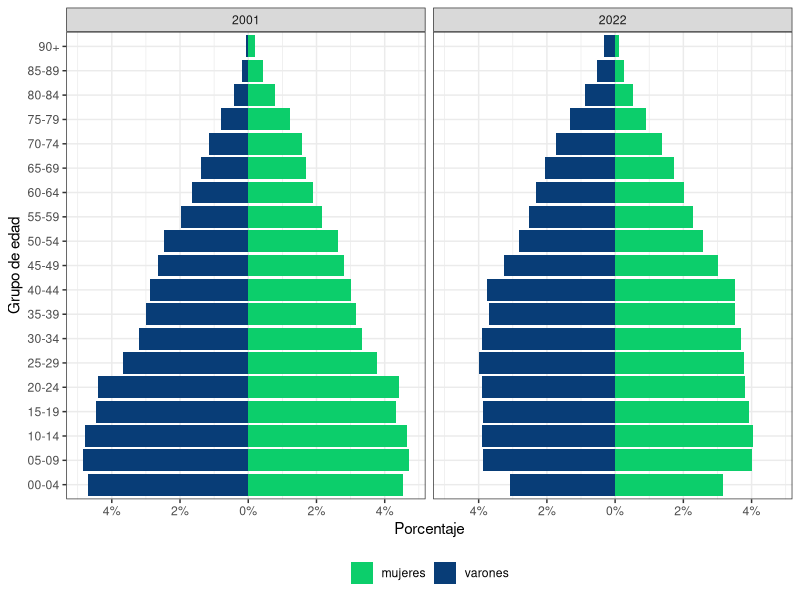
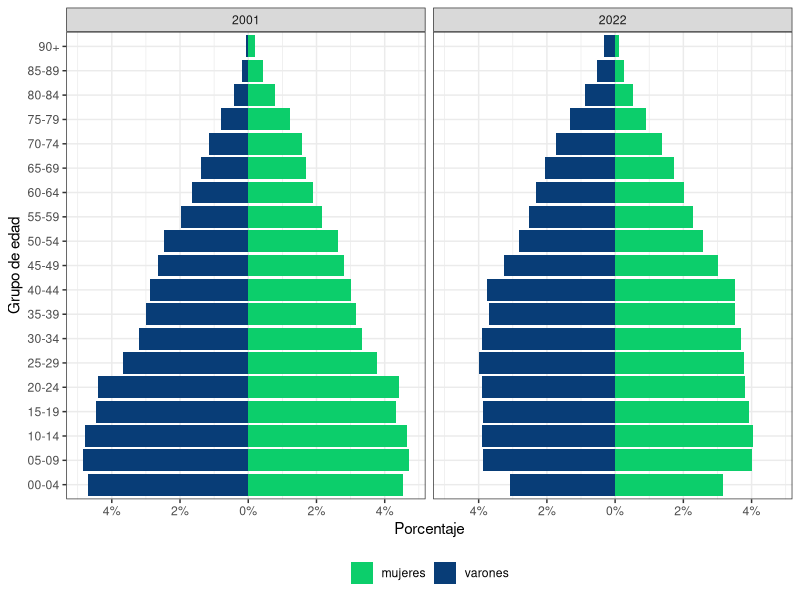

Recreate these plots in R, in order.
library(tidyverse)

niveles_edad <- c(
  "00-04","05-09","10-14","15-19","20-24","25-29",
  "30-34","35-39","40-44","45-49","50-54",
  "55-59","60-64","65-69","70-74","75-79",
  "80-84","85-89","90+"
)

## 2001

base_2001 <- tribble(
  ~edad_quinquenal, ~Varon, ~Mujer,
  "0-4",1703190,1646088,
  "5-9",1760659,1710558,
  "10-14",1738744,1688456,
  "15-19",1613030,1575274,
  "20-24",1597939,1601400,
  "25-29",1329493,1365848,
  "30-34",1159698,1205205,
  "35-39",1086600,1143017,
  "40-44",1043147,1093389,
  "45-49",959135,1012776,
  "50-54",895127,955354,
  "55-59",718159,785887,
  "60-64",597259,687078,
  "65-69",499544,610244,
  "70-74",422426,574099,
  "75-79",289055,438840,
  "80-84",152255,280653,
  "85-89",68423,156040,
  "90-94",20758,56896,
  "95+",4431,13956
) %>%
  pivot_longer(c(Varon, Mujer), names_to = "sexo", values_to = "poblacion") %>%
  mutate(anio = 2001)

## 2022

base_2022 <- tribble(
  ~edad_quinquenal, ~Varon, ~Mujer,
  "0-4",1402857,1440893,
  "5-9",1772183,1824234,
  "10-14",1786201,1842705,
  "15-19",1764602,1794417,
  "20-24",1775436,1735025,
  "25-29",1820852,1729539,
  "30-34",1784888,1684646,
  "35-39",1689906,1598863,
  "40-44",1711533,1603622,
  "45-49",1486233,1376718,
  "50-54",1278561,1169613,
  "55-59",1155449,1038682,
  "60-64",1054462,923244,
  "65-69",941658,790896,
  "70-74",793035,622529,
  "75-79",602502,419408,
  "80-84",404175,241330,
  "85-89",237241,116378,
  "90-94",111080,45076,
  "95-99",30852,11729,
  "100-104",3615,1110,
  "105+",585,224
) %>%
  pivot_longer(c(Varon, Mujer), names_to = "sexo", values_to = "poblacion") %>%
  mutate(anio = 2022)

## base 

base_censos <- bind_rows(base_2001, base_2022) %>%
  mutate(
    edad_quinquenal = case_when(
      edad_quinquenal %in% c("90-94","95+","95-99","100-104","105+") ~ "90+",
      edad_quinquenal == "0-4"  ~ "00-04",
      edad_quinquenal == "5-9"  ~ "05-09",
      TRUE ~ edad_quinquenal
    )
  ) %>%
  group_by(anio, sexo, edad_quinquenal) %>%
  summarise(poblacion = sum(poblacion), .groups = "drop") %>%
  mutate(
    edad_quinquenal = factor(edad_quinquenal, levels = niveles_edad),
    sexo = recode(sexo, Varon = "varones", Mujer = "mujeres")
  )

### piramide

piramide <- base_censos %>%
  group_by(anio) %>%
  mutate(porcentaje = poblacion / sum(poblacion) * 100) %>%
  ungroup() %>%
  mutate(porcentaje = if_else(sexo == "varones", -porcentaje, porcentaje))

## grafico 

g_piramide <- ggplot(piramide,
                     aes(x = edad_quinquenal,
                         y = porcentaje,
                         fill = sexo)) +
  geom_col() +
  coord_flip() +
  facet_wrap(~anio) +
  scale_y_continuous(breaks = seq(-10, 10, by = 2), 
                     labels = paste0(c(seq(-10, 0, by = 2)*-1, seq(2, 10, by = 2)), "%")) +
  scale_fill_manual(values = c("varones" = "#083d77",
                               "mujeres" = "#0cce6b")) +
  labs(
    x = "Grupo de edad",
    y = "Porcentaje",
    fill = NULL
  ) +
  theme_bw() +
  theme(
    legend.position = "bottom"
  )

g_piramide


ggsave(filename = "censo/piramide.png", plot =g_piramide, width = 20, height = 10, units = "cm")
